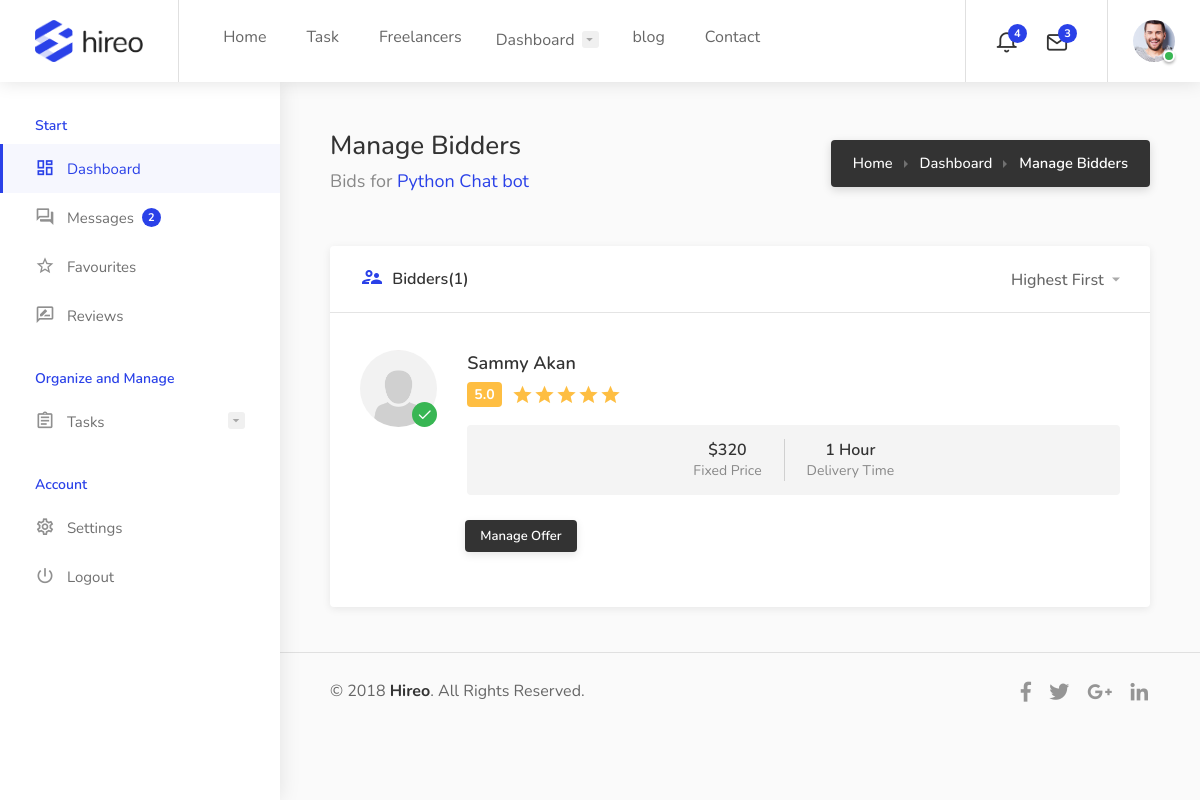
/managebidders/job/4 (signed in), run on an earlier commit of the app's database.
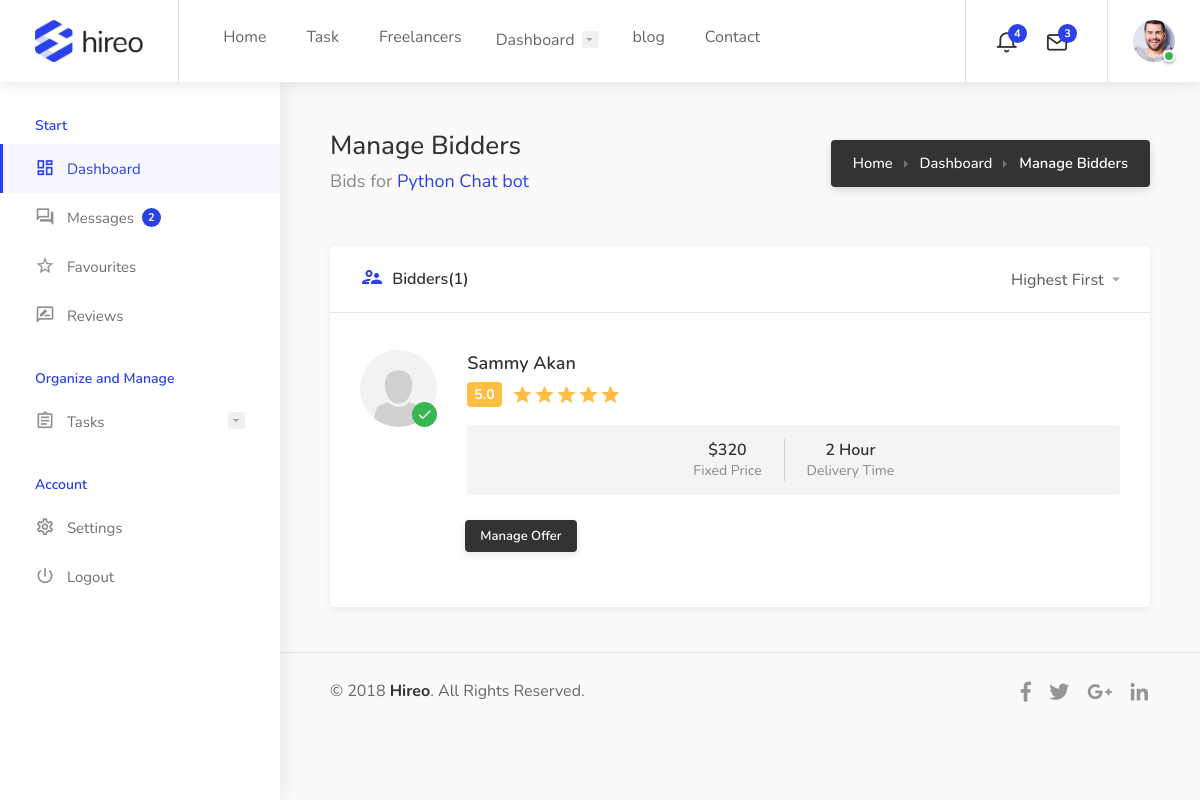
And on a later commit of the database.
### user/models.py (models this page shows, shortened)
class Profile(models.Model):
    user = models.OneToOneField(User, on_delete=models.CASCADE)
    image = models.ImageField(default = 'default.png', upload_to='profile_pics')
    tagline = models.CharField(max_length=200,  default='Enter your tagline here')
    bio = models.CharField(max_length=1000, default='Enter your bio here')
    favourite = models.ManyToManyField(User, related_name='favorited_by', blank=True)

### job/models.py (models this page shows, shortened)
class Job(models.Model):
    author = models.ForeignKey(User, on_delete=models.CASCADE)
    title = models.CharField(max_length=200)
    job_type = models.ForeignKey(Type, on_delete=models.DO_NOTHING)
    job_category = models.ForeignKey(Category, on_delete=models.DO_NOTHING)
    cost = models.IntegerField(default=100)
    skill = models.ManyToManyField(Skill, blank=True)
    date_created = models.DateTimeField(default=timezone.now)
    description = models.CharField(max_length=10000)
    favourite = models.ManyToManyField(User, related_name='fav_task', blank=True)

class Bid(models.Model):
    job = models.ForeignKey(Job, on_delete=models.CASCADE)
    user = models.ForeignKey(User, on_delete=models.CASCADE)
    Amount = models.IntegerField(default=1000)
    stripe_payment_intent = models.CharField(max_length=200, default="completed")
    has_paid = models.BooleanField( default=False,verbose_name='Payment Status')
    time = models.IntegerField(default=1)
    denom = models.ForeignKey(denom, on_delete=models.DO_NOTHING)
    status = models.BooleanField(default=False)

class denom(models.Model):
    title = models.CharField(max_length=100)
    def __str__(self):
        return self.title

### user/views.py (the view)
# urls.py: path('managebidders/job/<int:id>', dashboard_bidders, name='manage-bidders'),
@login_required
def dashboard_bidders(request, id):
    jobs = Job.objects.filter(id=id)
    job = Job.objects.get(id=id)
    bids = Bid.objects.filter(job__in=jobs)
    bid_count = bids.count()
    context = {
        'job':job,
        'bids':bids,
        'bid_count':bid_count
    }
    return render(request, 'user/manage_bidders.html', context)

### user/templates/user/manage_bidders.html (shortened to what this page needs)
{% extends 'user/dashboard.html' %} {% block content %}
{% if user == job.author %}
<div class="dashboard-headline">
  <h3>Manage Bidders</h3>
  <span class="margin-top-7">Bids for <a href="#">{{ job.title }}</a></span>
  <nav id="breadcrumbs" class="dark">
    <ul>
      <li><a href="#">Home</a></li>
      <li><a href="#">Dashboard</a></li>
      <li>Manage Bidders</li>
    </ul>
  </nav>
</div>
<div class="row">
  <div class="col-xl-12">
    <div class="dashboard-box margin-top-0">
      <div class="headline">
        <h3>
          <i class="icon-material-outline-supervisor-account"></i> Bidders({{ bid_count }})
        </h3>
        <div class="sort-by">
          <select class="selectpicker hide-tick">
            <option>Highest First</option>
          </select>
        </div>
      </div>
      <div class="content">
        <ul class="dashboard-box-list">
          {% for bid in bids %}
          <li>
            <div class="freelancer-overview manage-candidates">
              <div class="freelancer-overview-inner">
                <div class="freelancer-avatar">
                  <div class="verified-badge"></div>
                  <a href="#"
                    ><img src="{{ bid.user.profile.image.url }}" alt=""
                  /></a>
                </div>
                <div class="freelancer-name">
                  <h4>
                    <a href="#"
                      >{{ bid.user.first_name}} {{ bid.user.last_name}}
                    /></a>
                  </h4>
                  <div class="freelancer-rating">
                    <div class="star-rating" data-rating="5.0"></div>
                  </div>
                  <ul class="dashboard-task-info bid-info">
                    <li>
                      <strong>${{ bid.Amount }}</strong><span>Fixed Price</span>
                    </li>
                    <li>
                      <strong>{{ bid.time}} {{ bid.denom}} </strong
                      ><span>Delivery Time</span>
                    </li>
                  </ul>
                  <div class="buttons-to-right always-visible margin-top-25">
                    <a
                      href="{% url 'manage_offer' bid.id %}"
                      class="button dark ripple-effect"
                      >Manage Offer</a
                    >
                  </div>
                </div>
              </div>
            </div>
          </li>
          {% endfor %}
        </ul>
      </div>
    </div>
  </div>
</div>
{% endif %}
{% endblock content %}

### user/templates/user/dashboard.html (shortened to what this page needs)
{% load static %}
<!doctype html>
<html lang="en">
<head>
<link rel="stylesheet" href="{% static 'job/css/style.css' %}">
<link rel="stylesheet" href="{% static 'job/css/colors/blue.css' %}">
<link rel="stylesheet" href="{% static 'job/css/messages.css' %}">
</head>
<body class="gray">
<div id="wrapper">
<header id="header-container" class="fullwidth dashboard-header not-sticky">
	<div id="header">
		<div class="container">
			<div class="left-side">
				<div id="logo">
					<a href="{% url 'job-home' %}"><img src="{% static 'job/images/logo.png' %}" alt=""></a>
				</div>
				<nav id="navigation">
					<ul id="responsive">
						<li><a href="{% url 'job-home' %}">Home</a>
						</li>
						<li><a href="{% url 'job-list' %}">Task</a></li>
						<li><a href="{% url 'freelancer' %}">Freelancers</a></li>
						{% if user.is_authenticated %}
					<li><a href="#">Dashboard</a>
					</li>
					{% endif %}
					<li><a href="#">blog</a></li>
					<li><a href="#">Contact</a></li>
					</ul>
				</nav>
			</div>
		{% if user.is_authenticated %}
		<div class="right-side">
			<div class="header-widget hide-on-mobile">
				<div class="header-notifications">
					<div class="header-notifications-trigger">
						<a href="#"><i class="icon-feather-bell"></i><span>4</span></a>
					</div>
				</div>
				<div class="header-notifications">
					<div class="header-notifications-trigger">
						<a href="#"><i class="icon-feather-mail"></i><span>3</span></a>
					</div>
				</div>
			</div>
			<div class="header-widget">
				<div class="header-notifications user-menu">
					<div class="header-notifications-trigger">
						<a href="#"><div class="user-avatar status-online"><img src="{{ user.profile.image.url }}" alt=""></div></a>
					</div>
				</div>
			</div>
		</div>
		{% endif %}
		</div>
	</div>
</header>
<div class="dashboard-container">
	<div class="dashboard-sidebar">
		<div class="dashboard-sidebar-inner" data-simplebar>
			<div class="dashboard-nav-container">
				<div class="dashboard-nav">
					<div class="dashboard-nav-inner">
						<ul data-submenu-title="Start">
							<li class="active"><a href="{% url 'dashboard' %}"><i class="icon-material-outline-dashboard"></i> Dashboard</a></li>
							<li><a href="{% url 'dashboard-messages' %}"><i class="icon-material-outline-question-answer"></i> Messages <span class="nav-tag">2</span></a></li>
							<li><a href="{% url 'dashboard-favourites' %}"><i class="icon-material-outline-star-border"></i> Favourites</a></li>
							<li><a href="{% url 'reviews' %}"><i class="icon-material-outline-rate-review"></i> Reviews</a></li>
						</ul>
						<ul data-submenu-title="Organize and Manage">
							<li><a href="#"><i class="icon-material-outline-assignment"></i> Tasks</a>
							</li>
						</ul>
						<ul data-submenu-title="Account">
							<li><a href="{% url 'profile-update' %}"><i class="icon-material-outline-settings"></i> Settings</a></li>
							<li><a href="{% url 'logout' %}"><i class="icon-material-outline-power-settings-new"></i> Logout</a></li>
						</ul>
					</div>
				</div>
			</div>
		</div>
	</div>
	<div class="dashboard-content-container" data-simplebar>
		<div class="dashboard-content-inner" >
			{% block content %}
			{% endblock content %}
			<div class="dashboard-footer-spacer"></div>
			<div class="small-footer margin-top-15">
				<div class="small-footer-copyrights">
					© 2018 <strong>Hireo</strong>. All Rights Reserved.
				</div>
				<ul class="footer-social-links">
					<li>
						<a href="#" title="Facebook" data-tippy-placement="top">
							<i class="icon-brand-facebook-f"></i>
						</a>
					</li>
					<li>
						<a href="#" title="Twitter" data-tippy-placement="top">
							<i class="icon-brand-twitter"></i>
						</a>
					</li>
					<li>
						<a href="#" title="Google Plus" data-tippy-placement="top">
							<i class="icon-brand-google-plus-g"></i>
						</a>
					</li>
					<li>
						<a href="#" title="LinkedIn" data-tippy-placement="top">
							<i class="icon-brand-linkedin-in"></i>
						</a>
					</li>
				</ul>
			</div>
		</div>
	</div>
</div>
</div>
</body>
</html>

### job/static/job/css/colors/blue.css (style rules this page uses)
a, .header-widget .log-in-button:hover i, .notification-text span.color, .header-notifications-content .notification-text span.color, ul.user-menu-small-nav li a:hover, ul.user-menu-small-nav li a:hover i, #navigation ul li:hover a:after, #navigation ul li a.current, #navigation ul li a.current:after, #navigation ul li:hover a, #breadcrumbs ul li a:hover, #breadcrumbs.white ul li a:hover, .single-page-header .header-details li a:hover, .blog-post-content h3 a:hover, #posts-nav li a:hover, .task-tags span, .freelancer-detail-item a:hover, .list-4 li:before, .list-3 li:before, .list-2 li:before, .list-1 li:before, .share-buttons-content span strong, .keyword, .banner-headline strong.color, .category-box-icon, .recommended .pricing-plan-label, .recommended .pricing-plan-label strong, .boxed-widget.summary li.total-costs span, .testimonial-box:before, .single-counter h3, .popup-tabs-nav li.active a, .dialog-with-tabs .forgot-password:hover, .dropdown-menu > li > a:hover, .dropdown-menu > .active > a, .dropdown-menu > .active > a:hover, .bootstrap-select .dropdown-menu li.selected a span.check-mark:before, .bootstrap-select .dropdown-menu li.selected:hover a span.check-mark:before, .boxed-list-headline h3 i, .boxed-list-item .item-details .detail-item a:hover, .job-overview .job-overview-inner ul li i, .dashboard-nav ul:before, .dashboard-nav ul li.active-submenu a i, .dashboard-nav ul li.active a i, .dashboard-nav ul li:hover a i, .dashboard-nav ul li.active-submenu a, .dashboard-nav ul li:hover a, .dashboard-nav ul li.active a, .dashboard-nav ul li.active-submenu a:after, .dashboard-nav ul li.active a:after, .dashboard-nav ul li:hover a:after, .dashboard-box .headline h3 i, .help-icon, .header-widget .log-in-button:hover, .header-widget .log-in-button:hover i { color:#2a41e8; }
#backtotop a, .header-notifications-trigger span, a.header-notifications-button, #navigation ul ul.dropdown-nav ul.dropdown-nav li:hover a:after, #navigation ul ul.dropdown-nav li:hover a:after, .mm-menu em.mm-counter, .language-switcher.bootstrap-select.btn-group.open button, .language-switcher.bootstrap-select.btn-group button:hover, .footer-links ul li a span:before, .newsletter button, .pagination ul li a.current-page, a.blog-post-info:hover, #posts-nav li a:hover span, .comment-by a.reply:hover, .contact-address-headline:after, .enable-filters-button span, .enable-filters-button i, .job-listing.with-apply-button:hover .list-apply-button, .letters-list a.current, span.button, button.button, input[type="button"], input[type="submit"], a.button, .list-1 li:before, mark.color, table.basic-table th, .copy-url .copy-url-button, .keyword-input-container .keyword-input-button, .tags-container input[type="checkbox"]:checked + label, input:checked + .switch-button, .radio input[type="radio"] + label .radio-label:after, .uploadButton .uploadButton-button:hover, .pricing-plan .button:hover, .pricing-plan.recommended .button, .pricing-plan .recommended-badge, .payment-tab-trigger > input:checked ~ label::after, .breathing-icon, .icon-box-check, .testimonial-author span, .qtyInc:hover, .qtyDec:hover, #sign-in-dialog .mfp-close:hover, #small-dialog-1 .mfp-close:hover, #small-dialog-2 .mfp-close:hover, #small-dialog-3 .mfp-close:hover, #small-dialog-4 .mfp-close:hover, #small-dialog .mfp-close:hover, .slider-selection, .cluster-visible, .marker-container, .custom-zoom-in:hover, .custom-zoom-out:hover, #geoLocation:hover, #streetView:hover, #scrollEnabling:hover, #scrollEnabling.enabled, a.apply-now-button, a.attachment-box:hover, .freelancer-indicators .indicator-bar span, .dashboard-nav ul li span.nav-tag, .dashboard-box .button.dark:not(.ico):hover, .messages-inbox ul li:before, .message-by h5 i, .message-bubble.me .message-text { background-color:#2a41e8; }
.payment-tab-trigger > input:checked ~ label::before, .dashboard-nav ul li.active-submenu, .dashboard-nav ul li.active, .dashboard-nav ul li:hover { border-color:#2a41e8; }
span.button, button.button, input[type="button"], input[type="submit"], a.button { box-shadow: 0 4px 12px rgba(42,65,232,0.15); }
.dashboard-nav ul li.active-submenu, .dashboard-nav ul li.active, .dashboard-nav ul li:hover { background-color: rgba(42,65,232,0.04); }
.dashboard-nav ul li.active-submenu a:after, .dashboard-nav ul li.active a:after, .dashboard-nav ul li:hover a:after { background: rgba(42,65,232,0.13); }
.dashboard-box-list .button { box-shadow: 0 3px 8px rgba(42,65,232,0.15); }

What changed in the data, as far as the page shows it:
changed Bid "Sammy": time "1" → "2"
